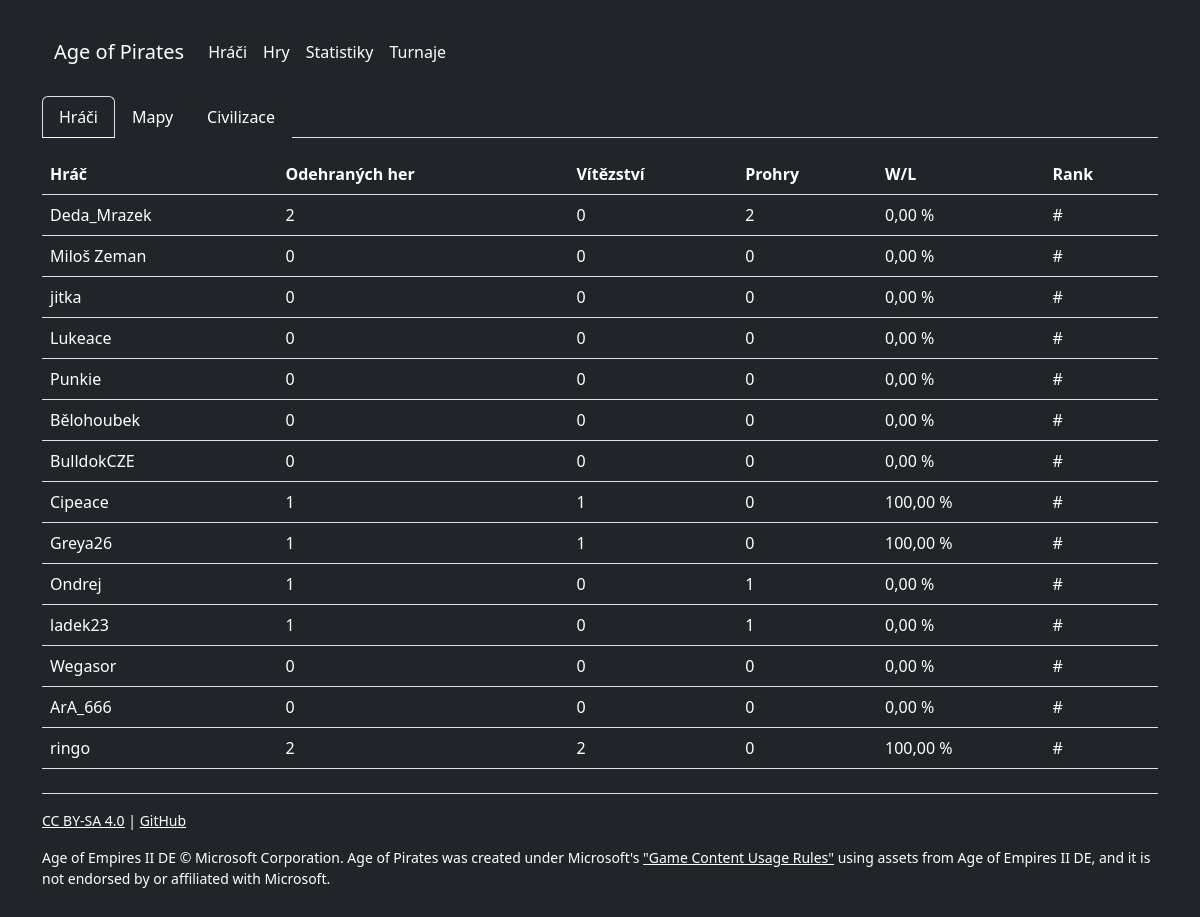
Screenshot of /stats/ with the database file from the repository.
### ageofpirates/models.py (models this page shows, shortened)
class Player(models.Model):
    id = models.BigIntegerField(primary_key=True)
    jmeno = models.TextField()
    img = models.TextField()
    statistika = models.TextField()
    steam = models.TextField()
    odehrane_hry = models.BigIntegerField(blank=True, null=True)
    vyhry = models.BigIntegerField(blank=True, null=True)
    prohry = models.BigIntegerField(blank=True, null=True)
    wl = models.DecimalField(blank=True, null=True, decimal_places=2, max_digits=5)
    class Meta:
        verbose_name = 'Hráč'
        verbose_name_plural = 'Hráči'

### ageofpirates/views.py (the view)
# urls.py: path('stats/', StatsView.as_view(), name='stats'),
class StatsView(ListView):
    template_name = 'ageofpirates/stats.html'
    def get_queryset(self):
        return Player.objects.all().order_by(Lower('jmeno'))
    def get_context_data(self, **kwargs):
        context = super().get_context_data(**kwargs)
        context['player_list'] = Player.objects.all()
        context['map_list'] = Map.objects.all()
        context['civilization_list'] = Civilization.objects.all()
        context['match_list'] = Match.objects.all()
        return context

### ageofpirates/templates/ageofpirates/stats.html (shortened to what this page needs)
{% extends 'ageofpirates/main.html' %}
{% load static %}
{% block content %}
<link rel="stylesheet" type="text/css" href="https://cdn.datatables.net/v/bs5/jq-3.6.0/jszip-2.5.0/dt-1.12.1/af-2.4.0/b-2.2.3/b-colvis-2.2.3/b-html5-2.2.3/b-print-2.2.3/cr-1.5.6/date-1.1.2/fc-4.1.0/fh-3.2.4/kt-2.7.0/r-2.3.0/rg-1.2.0/rr-1.2.8/sc-2.0.7/sb-1.3.4/sp-2.0.2/sl-1.4.0/sr-1.1.1/datatables.min.css"/>
<div class="mt-3">
  <nav>
    <div class="nav nav-tabs" id="nav-tab" role="tablist">
      <button class="nav-link text-white bg-dark active" id="nav-players-tab" data-bs-toggle="tab" data-bs-target="#nav-players" type="button" role="tab" aria-aria-controls="nav-players" aria-selected="true">Hráči</button>
      <button class="nav-link text-white bg-dark" id="nav-maps-tab" data-bs-toggle="tab" data-bs-target="#nav-maps" type="button" role="tab" aria-aria-controls="nav-maps" aria-selected="false">Mapy</button>
      <button class="nav-link text-white bg-dark" id="nav-civs-tab" data-bs-toggle="tab" data-bs-target="#nav-civs" type="button" role="tab" aria-aria-controls="nav-civs" aria-selected="false">Civilizace</button>
    </div>
  </nav>
  <div class="tab-content" id="nav-tabContent">
    <div class="tab-pane fade show active" id="nav-players" role="tabpanel" aria-labelledby="nav-players-tab">
      <table id="players" class="table text-white mt-3" style="width:100%">
        <thead>
          <tr>
            <th>Hráč</th>
            <th>Odehraných her</th>
            <th>Vítězství</th>
            <th>Prohry</th>
            <th>W/L</th>
            <th>Rank</th>
          </tr>
        </thead>
        <tbody>
          {% for player in player_list %}
          {% if not player.jmeno == 'AI' %}
          <tr>
            <td>{{ player.jmeno }}</td>
            <td>{{ player.odehrane_hry }}</td>
            <td>{{ player.vyhry }}</td>
            <td>{{ player.prohry }}</td>
            <td>{{ player.wl|floatformat:2 }} %</td>
            <td># </td>
          </tr>
          {% endif %}
          {% endfor %}
        </tbody>
      </table>
    </div>
  </div>
</div>
{% endblock %}

### rows the page displays
Player: jmeno "Deda_Mrazek", odehrane_hry "2", vyhry "0", prohry "2", wl "0,00"
Player: jmeno "Miloš Zeman", odehrane_hry "0", vyhry "0", prohry "0", wl "0,00"
Player: jmeno "jitka", odehrane_hry "0", vyhry "0", prohry "0", wl "0,00"
Player: jmeno "Lukeace", odehrane_hry "0", vyhry "0", prohry "0", wl "0,00"
Player: jmeno "Punkie", odehrane_hry "0", vyhry "0", prohry "0", wl "0,00"
Player: jmeno "Bělohoubek", odehrane_hry "0", vyhry "0", prohry "0", wl "0,00"
Player: jmeno "BulldokCZE", odehrane_hry "0", vyhry "0", prohry "0", wl "0,00"
Player: jmeno "Cipeace", odehrane_hry "1", vyhry "1", prohry "0", wl "100,00"
Player: jmeno "Greya26", odehrane_hry "1", vyhry "1", prohry "0", wl "100,00"
Player: jmeno "Ondrej", odehrane_hry "1", vyhry "0", prohry "1", wl "0,00"
Player: jmeno "ladek23", odehrane_hry "1", vyhry "0", prohry "1", wl "0,00"
Player: jmeno "Wegasor", odehrane_hry "0", vyhry "0", prohry "0", wl "0,00"
Player: jmeno "ArA_666", odehrane_hry "0", vyhry "0", prohry "0", wl "0,00"
Player: jmeno "ringo", odehrane_hry "2", vyhry "2", prohry "0", wl "100,00"
